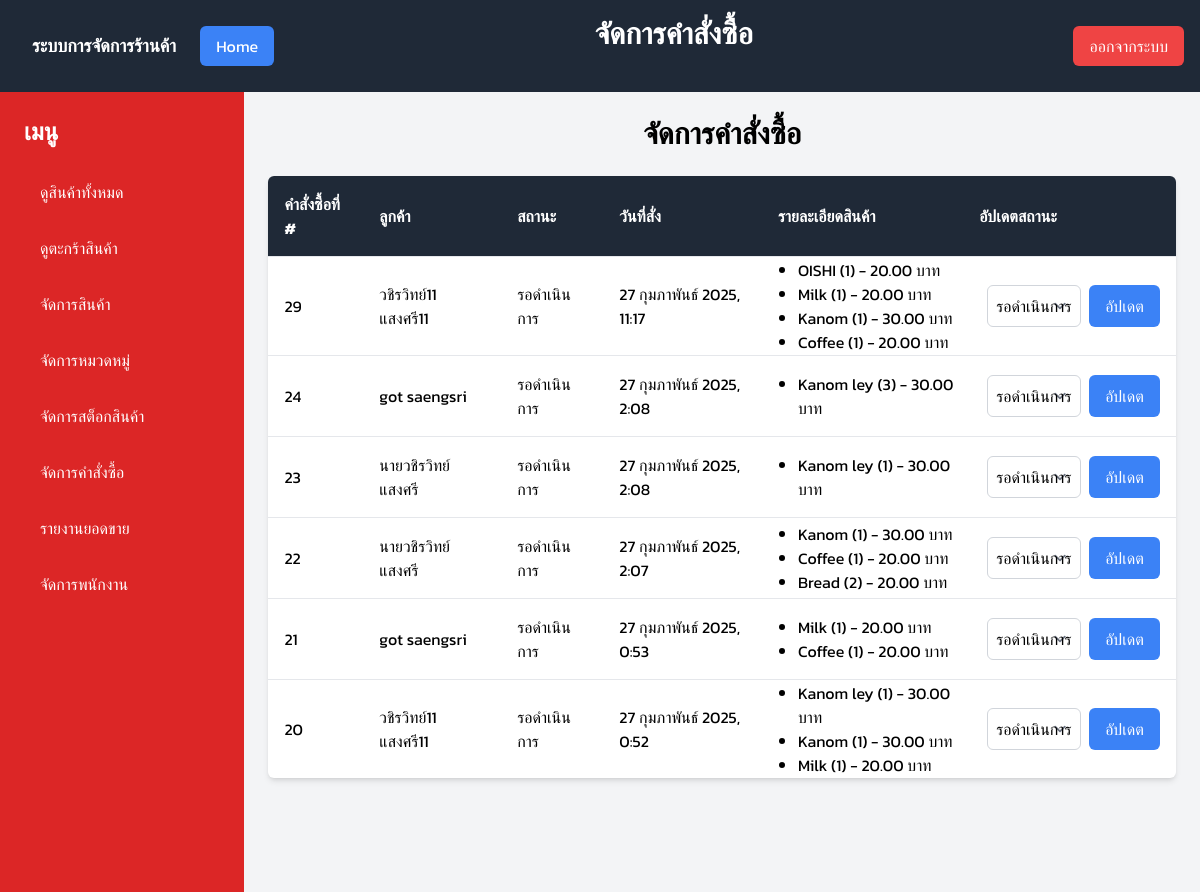
Page /manage-orders/ (signed in) on the committed database.
### demo/models.py (models this page shows, shortened)
class Order(models.Model):
    STATUS_CHOICES = [
        ("Preparation", "Preparation"),
        ('pending', 'Pending'),
        ('completed', 'Completed'),
        ('canceled', 'Canceled'),
    ]
    customer = models.ForeignKey(User, on_delete=models.CASCADE, limit_choices_to={'role': 'customer'})
    date_ordered = models.DateTimeField(auto_now_add=True)
    status = models.CharField(max_length=20, choices=STATUS_CHOICES, default='Preparation')

class OrderDetail(models.Model):
    order = models.ForeignKey(Order, related_name="order_details", on_delete=models.CASCADE)
    product = models.ForeignKey(Product, on_delete=models.CASCADE)
    quantity = models.IntegerField(default=1)

class Product(models.Model):
    name = models.CharField(max_length=255)
    img_product = models.ImageField(upload_to='img/', null=True, blank=True)
    price = models.DecimalField(max_digits=10, decimal_places=2)
    stock = models.IntegerField()
    description = models.TextField()
    category = models.ForeignKey(Category, on_delete=models.SET_NULL, null=True)

### demo/views.py (the view, shortened to what this page needs)
# urls.py: path('manage-orders/', views.manage_orders_view, name='manage_orders'),
@login_required
def manage_orders_view(request):
    if request.user.member_profile.role not in ['staff', 'owner']:
        messages.error(request, 'คุณไม่มีสิทธิ์เข้าถึงหน้านี้')
        return redirect('home')
    orders = Order.objects.exclude(status__in=['completed', 'canceled']).order_by('-date_ordered')
    paginator = Paginator(orders, 10)
    page_number = request.GET.get('page')
    page_obj = paginator.get_page(page_number)
    return render(request, 'manage_orders.html', {'page_obj': page_obj})

### demo/templates/manage_orders.html (shortened to what this page needs)
{% load static tailwind_tags %}
<!DOCTYPE html>
<html lang="en">
<head>
    {% tailwind_css %}
</head>
<body class="bg-gray-100">
    <div class="flex justify-between items-center bg-gray-800 text-white p-4">
        <div class="flex items-center">
            <span class="ml-4 text-lg font-semibold">ระบบการจัดการร้านค้า</span>
            <a href="{% url 'home' %}" class="bg-blue-500 text-white px-4 py-2 rounded-md hover:bg-blue-600 transition ml-6">Home</a>
        </div>
        <h1 class="text-3xl font-bold text-center mb-6">จัดการคำสั่งซื้อ</h1>
        <div class="flex items-center">
            <a href="{% url 'logout' %}" class="bg-red-500 text-white px-4 py-2 rounded-md hover:bg-red-600 transition">ออกจากระบบ</a>
        </div>
    </div>
    {% include 'sidebar_owner.html' %}
    <div class="max-w-7xl mx-auto p-6">
        <h2 class="text-3xl font-semibold mb-6 text-center">จัดการคำสั่งซื้อ</h2>
        <table class="w-full bg-white shadow-md rounded-md overflow-hidden">
            <thead class="bg-gray-800 text-white">
                <tr>
                    <th class="p-4 text-left">คำสั่งซื้อที่ #</th>
                    <th class="p-4 text-left">ลูกค้า</th>
                    <th class="p-4 text-left">สถานะ</th>
                    <th class="p-4 text-left">วันที่สั่ง</th>
                    <th class="text-left">รายละเอียดสินค้า</th>
                    <th class="p-4 text-left">อัปเดตสถานะ</th>
                </tr>
            </thead>
            <tbody>
                {% for order in page_obj.object_list %}
                    <tr class="border-t">
                        <td class="p-4">{{ order.id }}</td>
                        <td class="p-4">{{ order.customer.get_full_name }}</td>
                        <td class="p-4">
                            {% if order.status == 'pending' %}
                                รอดำเนินการ
                            {% elif order.status == 'completed' %}
                                สำเร็จ
                            {% elif order.status == 'canceled' %}
                                ยกเลิก
                            {% endif %}
                        </td>
                        <td class="p-4">{{ order.date_ordered }}</td>
                        <td>
                            <ul class="list-disc pl-5">
                                {% for order_detail in order.order_details.all %}
                                    <li>
                                        <span>{{ order_detail.product.name }} ({{ order_detail.quantity }}) - </span>
                                        <span>{{ order_detail.product.price }} บาท</span>
                                    </li>
                                {% endfor %}
                            </ul>
                        </td>
                        <td class="p-4">
                            <form method="POST" class="flex space-x-2">
                                <select name="status" class="border border-gray-300 p-2 rounded-md">
                                    <option value="pending" {% if order.status == 'pending' %}selected{% endif %}>รอดำเนินการ</option>
                                </select>
                                <button type="submit" class="bg-blue-500 text-white px-4 py-2 rounded-md hover:bg-blue-600 transition">อัปเดต</button>
                            </form>
                        </td>
                    </tr>
                {% endfor %}
            </tbody>
        </table>
    </div>
</body>
</html>

### demo/templates/manage_orders.html (style rules this page uses)
body { font-family: 'Kanit', sans-serif; }
table { width: 100%; }

### rows in the picture
Order: id "29", customer.get_full_name "วชิรวิทย์11 แสงศรี11", shows "รอดำเนินการ", date_ordered "27 กุมภาพันธ์ 2025, 11:17", status "รอดำเนินการ"
OrderDetail: product.name "OISHI", quantity "1", product.price "20.00"
OrderDetail: product.name "Milk", quantity "1", product.price "20.00"
OrderDetail: product.name "Kanom", quantity "1", product.price "30.00"
OrderDetail: product.name "Coffee", quantity "1", product.price "20.00"
Order: id "24", customer.get_full_name "got saengsri", shows "รอดำเนินการ", date_ordered "27 กุมภาพันธ์ 2025, 2:08", status "รอดำเนินการ"
OrderDetail: product.name "Kanom ley", quantity "3", product.price "30.00"
Order: id "23", customer.get_full_name "นายวชิรวิทย์ แสงศรี", shows "รอดำเนินการ", date_ordered "27 กุมภาพันธ์ 2025, 2:08", status "รอดำเนินการ"
OrderDetail: product.name "Kanom ley", quantity "1", product.price "30.00"
Order: id "22", customer.get_full_name "นายวชิรวิทย์ แสงศรี", shows "รอดำเนินการ", date_ordered "27 กุมภาพันธ์ 2025, 2:07", status "รอดำเนินการ"
OrderDetail: product.name "Kanom", quantity "1", product.price "30.00"
OrderDetail: product.name "Coffee", quantity "1", product.price "20.00"
OrderDetail: product.name "Bread", quantity "2", product.price "20.00"
Order: id "21", customer.get_full_name "got saengsri", shows "รอดำเนินการ", date_ordered "27 กุมภาพันธ์ 2025, 0:53", status "รอดำเนินการ"
OrderDetail: product.name "Milk", quantity "1", product.price "20.00"
OrderDetail: product.name "Coffee", quantity "1", product.price "20.00"
Order: id "20", customer.get_full_name "วชิรวิทย์11 แสงศรี11", shows "รอดำเนินการ", date_ordered "27 กุมภาพันธ์ 2025, 0:52", status "รอดำเนินการ"
OrderDetail: product.name "Kanom ley", quantity "1", product.price "30.00"
OrderDetail: product.name "Kanom", quantity "1", product.price "30.00"
OrderDetail: product.name "Milk", quantity "1", product.price "20.00"
